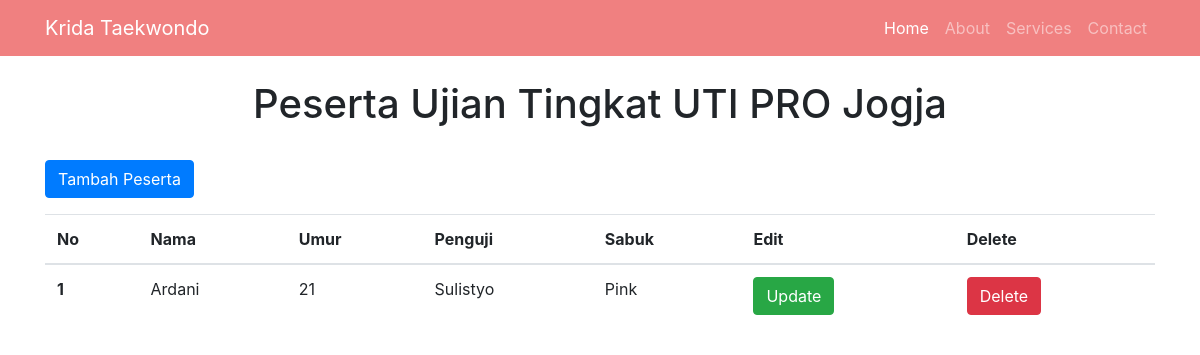
/blog/krida/ (signed in), run on the app's committed database.
### zwinkle/models.py (models this page shows)
class krida_model(models.Model):
    nama = models.CharField(max_length=30)
    umur = models.CharField(max_length=30)
    penguji = models.CharField(max_length=30)
    sabuk = models.CharField(max_length=30)
    def __str__(self):
        return "{}.{}".format(self.id,self.nama)

### zwinkle/views.py (the view)
# urls.py: path('krida/', views.krida, name="krida"),
def krida(request):
    kridatemp = krida_model.objects.all()
    print(kridatemp)
    context = {
        'page_title':'Post List Detail',
        'kridaView':kridatemp,
    }
    return render(request, 'base_krida.html', context)

### zwinkle/templates/base_krida.html (shortened to what this page needs)
<!DOCTYPE html>
<html lang="en">
  <head>
    <link rel="stylesheet" href="https://stackpath.bootstrapcdn.com/bootstrap/4.2.1/css/bootstrap.min.css">
  </head>
  <body>
    <nav class="navbar navbar-expand-lg navbar-dark static-top" style="background-color:#F08080;">
      <div class="container">
        <a class="navbar-brand" href="{% url 'rumah' %}">Krida Taekwondo</a>
        <div class="collapse navbar-collapse" id="navbarResponsive">
          <ul class="navbar-nav ml-auto">
            <li class="nav-item active">
              <a class="nav-link" href="#">Home
              </a>
            </li>
            <li class="nav-item">
              <a class="nav-link" href="#">About</a>
            </li>
            <li class="nav-item">
              <a class="nav-link" href="#">Services</a>
            </li>
            <li class="nav-item">
              <a class="nav-link" href="#">Contact</a>
            </li>
          </ul>
        </div>
      </div>
    </nav>
    <br>
<h1 style="text-align:center;">Peserta Ujian Tingkat UTI PRO Jogja</h1>
<br>
    <link rel="stylesheet" href="https://stackpath.bootstrapcdn.com/bootstrap/4.2.1/css/bootstrap.min.css">
{% block content %}
<div class="container">
    {% if request.user.is_authenticated %}
<button type="button" class="btn btn-primary" onclick="location.href='{% url 'reviews:createkrida' %}'">Tambah Peserta</button></table>
   {% endif %}
<table class="table table-hover">
  <thead>
    <tr>
      <th scope="col">No</th>
      <th scope="col">Nama</th>
      <th scope="col">Umur</th>
      <th scope="col">Penguji</th>
      <th scope="col">Sabuk</th>
        {% if request.user.is_authenticated %}
      <th scope="col">Edit</th>
      <th scope="col">Delete</th>
        {% endif %}
    </tr>
  </thead>
  <tbody>
  {% for krida in kridaView %}
    <tr>
      <th scope="row">{{forloop.counter}}</th>
      <td>{{krida.nama}}</td>
      <td>{{krida.umur}}</td>
      <td>{{krida.penguji}}</td>
      <td>{{krida.sabuk}}</td>
        {% if request.user.is_authenticated %}
        <td><button type="button" class="btn btn-success" onclick="location.href='{% url 'reviews:updatekrida' krida.id %}'">Update</button></td>
        <td><button type="button" class="btn btn-danger" onclick="location.href='{% url 'reviews:deletekrida' krida.id %}'">Delete</button></td>
        {% endif %}
    </tr>
  {% endfor %}
  </tbody>
</table>
</div>
{% endblock %}

### zwinkle/templates/base_krida.html (style rules this page uses)
body { font-family: 'Open Sans', sans-serif; <!- background: #008080; -!> color: white; }

### data on the page
krida_model: nama "Ardani", umur "21", penguji "Sulistyo", sabuk "Pink"
